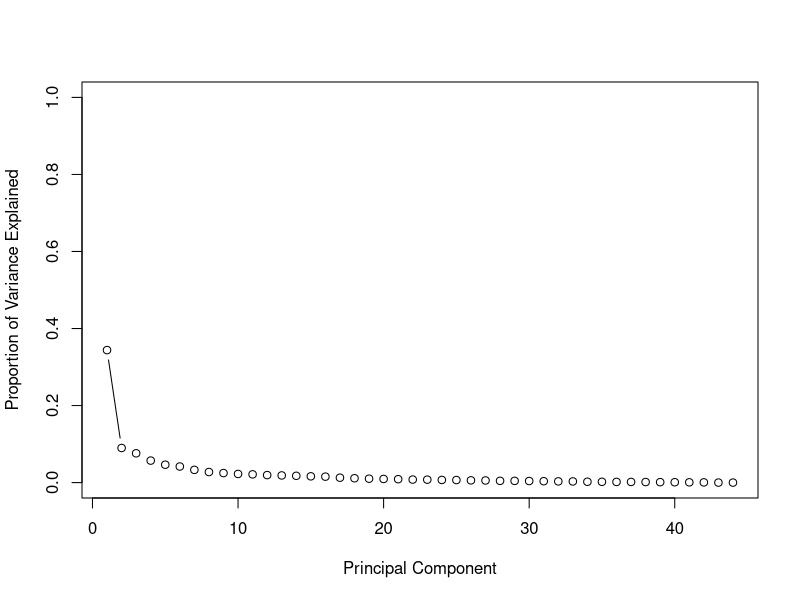
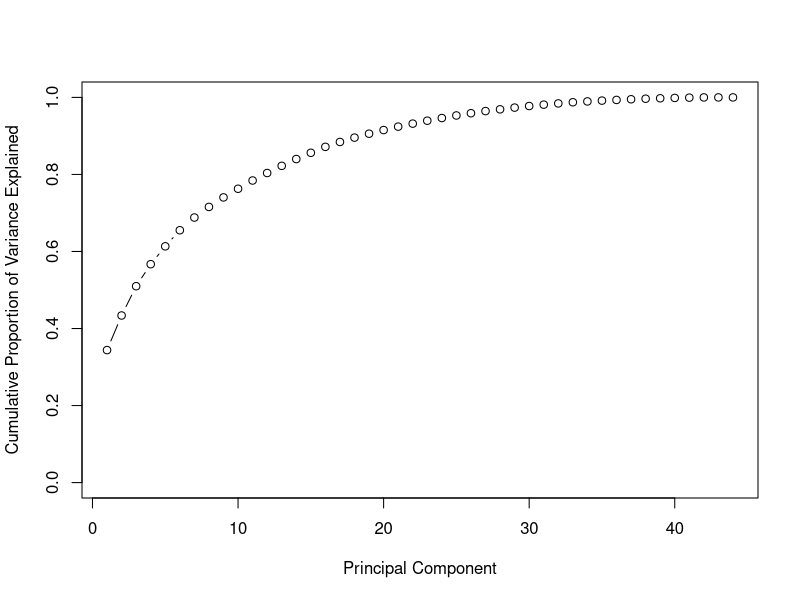
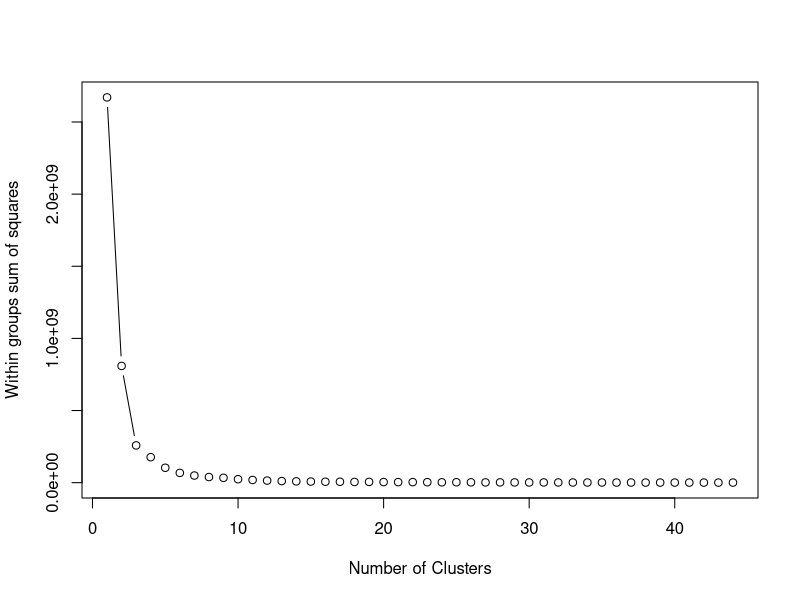
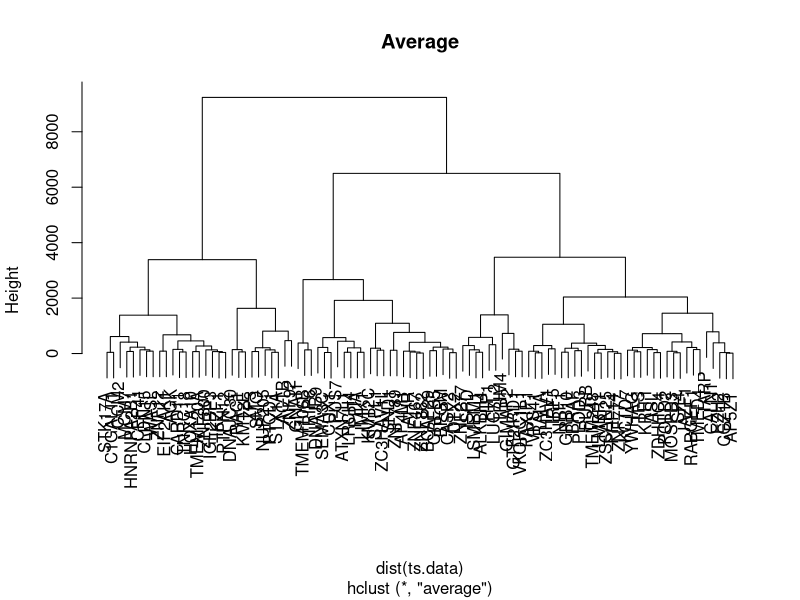
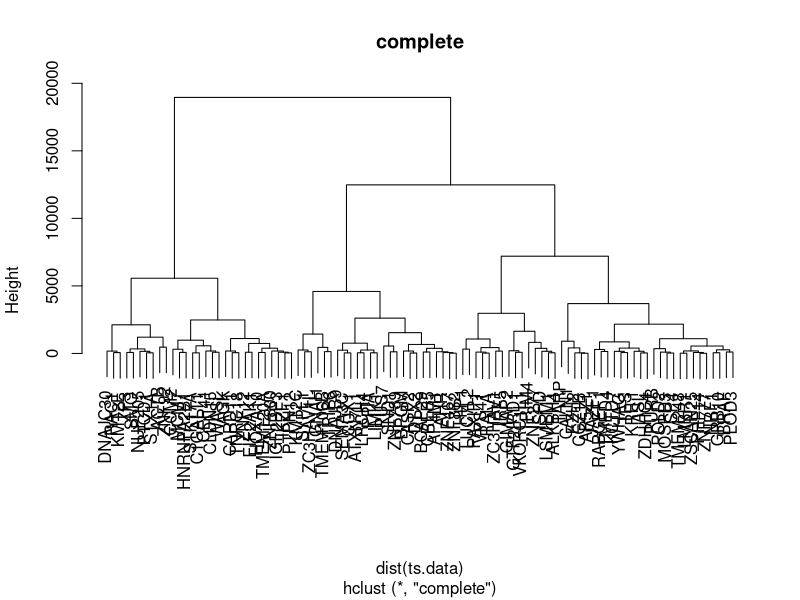

These figures' R source, in order:
## ---- chunk 1
knitr::opts_chunk$set(echo = TRUE)
## ---- chunk 2
ts.data <- read.csv("../data/work_data.csv", header = TRUE)
rownames(ts.data) <- ts.data$Gene
drop <- c('X','Gene','Entrez.GeneID','ENSEMBL_ID')
ts.data <- ts.data[,!(names(ts.data) %in% drop)]
head(ts.data)
## ---- chunk 3
pr.out <- prcomp(ts.data, scale = TRUE, center = TRUE)
summary(pr.out)
## ---- chunk 4
pr.var <- pr.out$sdev^2
pve <- pr.var / sum(pr.var)

plot(pve, xlab = "Principal Component",
     ylab = "Proportion of Variance Explained",
     ylim = c(0, 1), type = "b")

plot(cumsum(pve), xlab = "Principal Component",
     ylab = "Cumulative Proportion of Variance Explained",
     ylim = c(0, 1), type = "b")
## ---- chunk 5
wss <- 0

# For 1 to 44 cluster centers
for (i in 1:44) {
  km.out <- kmeans(ts.data, centers = i, nstart = 20)
  # Save total within sum of squares to wss variable
  wss[i] <- km.out$tot.withinss
}

# Plot total within sum of squares vs. number of clusters
plot(1:44, wss, type = "b", 
     xlab = "Number of Clusters", 
     ylab = "Within groups sum of squares")
## ---- chunk 6
km.out <- kmeans(ts.data, centers = 3, nstart = 20, iter.max = 50)
km.out
## ---- chunk 7
hclust.avg <- hclust(dist(ts.data), method = 'average')
summary(hclust.avg)
## ---- chunk 8
hclust.comp <- hclust(dist(ts.data), method = 'complete')
summary(hclust.comp)
## ---- chunk 9
plot(hclust.avg, main = "Average")
## ---- chunk 10
plot(hclust.comp, main = "complete")
## ---- chunk 11
hclust.cut <- cutree(hclust.avg, k = 3)
hclust.cut
## ---- chunk 12
table(hclust.cut, km.out$cluster)
## ---- chunk 13
hclust.cut.cov = c()
for (i in 1:length(hclust.cut)) {
  if (hclust.cut[i] == 1) {
    hclust.cut.cov <- append(hclust.cut.cov, 2)
  } else if (hclust.cut[i] == 2) {
    hclust.cut.cov <- append(hclust.cut.cov, 3)
  } else if (hclust.cut[i] == 3) {
    hclust.cut.cov <- append(hclust.cut.cov, 1)
  }
}

cluster <- data.frame('hclust' = hclust.cut.cov, 'kmeans' = km.out$cluster)
head(cluster, 10)
